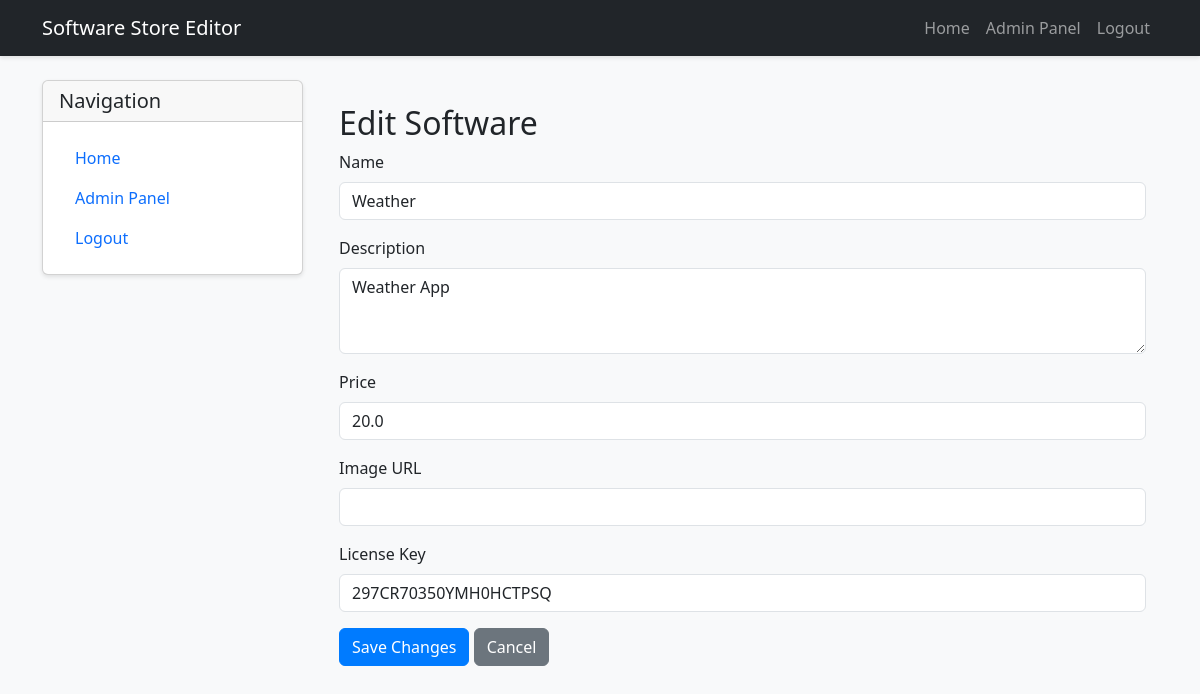
The app's page /software/4/edit (signed in) with its own data.
### software_store_app/models.py (models this page shows)
class Software(db.Model):
    id = db.Column(db.Integer, primary_key=True)
    name = db.Column(db.String(100), nullable=False)
    description = db.Column(db.Text, nullable=False)
    price = db.Column(db.Float, nullable=False)
    image_url = db.Column(db.String(200))
    license_key = db.Column(db.String(100), unique=True, nullable=False)
    created_at = db.Column(db.DateTime, default=datetime.utcnow)
    purchases = db.relationship('Purchase', backref='software', lazy=True)

### software_store_app/editor.py (the view, shortened to what this page needs)
@app.route('/software/<int:software_id>/edit', methods=['GET', 'POST'])
@login_required
def edit_software(software_id):
    software = Software.query.get_or_404(software_id)
    return render_template('editor/edit_software.html', software=software)

### software_store_app/editor.py (called while the page is built)
@login_manager.user_loader
def load_user(user_id):
    return LocalUser.query.get(int(user_id))

### software_store_app/templates/editor/edit_software.html (shortened to what this page needs)
{% extends "editor/base.html" %}
{% block editor_content %}
<div class="container mt-4">
    <h2>Edit Software</h2>
    <form method="POST">
        <div class="mb-3">
            <label for="name" class="form-label">Name</label>
            <input type="text" class="form-control" id="name" name="name" value="{{ software.name }}" required>
        </div>
        <div class="mb-3">
            <label for="description" class="form-label">Description</label>
            <textarea class="form-control" id="description" name="description" rows="3" required>{{ software.description }}</textarea>
        </div>
        <div class="mb-3">
            <label for="price" class="form-label">Price</label>
            <input type="number" class="form-control" id="price" name="price" step="0.01" value="{{ software.price }}" required>
        </div>
        <div class="mb-3">
            <label for="image_url" class="form-label">Image URL</label>
            <input type="url" class="form-control" id="image_url" name="image_url" value="{{ software.image_url }}">
        </div>
        <div class="mb-3">
            <label for="license_key" class="form-label">License Key</label>
            <input type="text" class="form-control" id="license_key" name="license_key" value="{{ software.license_key }}" required>
        </div>
        <button type="submit" class="btn btn-primary">Save Changes</button>
        <a href="{{ url_for('editor') }}" class="btn btn-secondary">Cancel</a>
    </form>
</div>
{% endblock %}

### software_store_app/static/style.css (style rules this page uses)
body { background-color: #f8f9fa; }
.btn-primary { background-color: #007bff; border-color: #007bff; }

### records on screen
Software: name "Weather", description "Weather App", price "20.0", license_key "297CR70350YMH0HCTPSQ"
